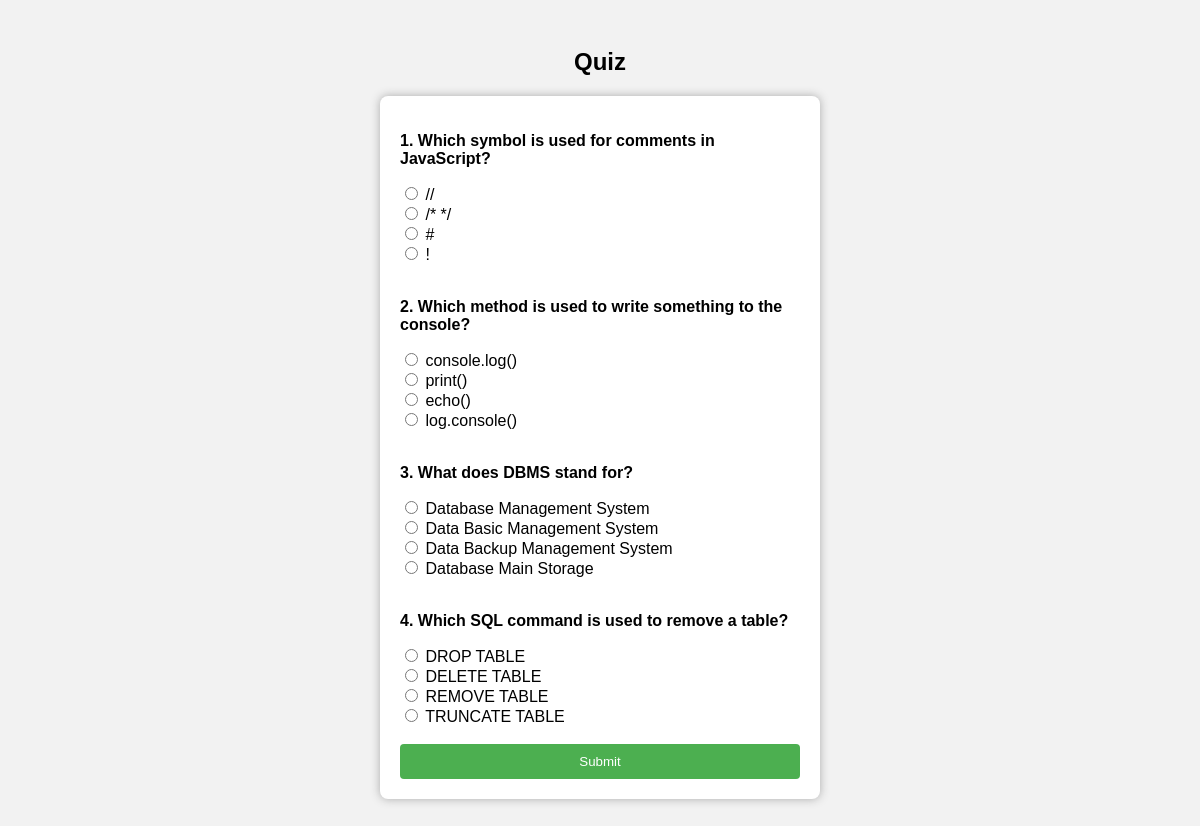
/quiz/3 (signed in), run on the app's committed database.
### tables this page shows
CREATE TABLE questions (
    id INTEGER PRIMARY KEY AUTOINCREMENT,
    question TEXT,
    option1 TEXT,
    option2 TEXT,
    option3 TEXT,
    option4 TEXT,
    correct_option TEXT,
    quiz_id INTEGER,
    FOREIGN KEY (quiz_id) REFERENCES quizzes(id)
);

### app.py (the view, shortened to what this page needs)
@app.route('/quiz/<int:quiz_id>', methods=['GET', 'POST'])
def quiz(quiz_id):
    if 'user_id' not in session:
        return redirect(url_for('login'))
    db = get_db()
    questions = db.execute("SELECT * FROM questions WHERE quiz_id=?", (quiz_id,)).fetchall()
    return render_template('quiz.html', questions=questions)

### app.py (called while the page is built)
def get_db():
    db = getattr(g, '_database', None)
    if db is None:
        db = g._database = sqlite3.connect(DATABASE)
        db.row_factory = sqlite3.Row
    return db

@app.teardown_appcontext
def close_connection(exception):
    db = getattr(g, '_database', None)
    if db is not None:
        db.close()

### templates/quiz.html (shortened to what this page needs)
<!DOCTYPE html>
<html>
<head>
    <link rel="stylesheet" href="/static/style.css">
</head>
<body>
<h2>Quiz</h2>
<form method="post">
{% for q in questions %}
  <div class="question">
    <p><b>{{ loop.index }}. {{ q['question'] }}</b></p>
    <label><input type="radio" name="{{ q['id'] }}" value="1"> {{ q['option1'] }}</label><br>
    <label><input type="radio" name="{{ q['id'] }}" value="2"> {{ q['option2'] }}</label><br>
    <label><input type="radio" name="{{ q['id'] }}" value="3"> {{ q['option3'] }}</label><br>
    <label><input type="radio" name="{{ q['id'] }}" value="4"> {{ q['option4'] }}</label><br><br>
  </div>
{% endfor %}
<button type="submit">Submit</button>
</form>
</body>
</html>

### static/style.css (style rules this page uses)
body { font-family: Arial, sans-serif; background-color: #f2f2f2; padding: 20px; }
h2, h3 { text-align: center; }
form { width: 400px; margin: 0 auto; padding: 20px; background-color: white; border-radius: 8px; box-shadow: 0px 0px 10px #aaa; }
button { background-color: #4CAF50; color: white; padding: 10px; width: 100%; border: none; border-radius: 4px; cursor: pointer; }

### data on the page
questions: question "Which symbol is used for comments in JavaScript?", option1 "//", option2 "/* */", option3 "#", option4 "!"
questions: question "Which method is used to write something to the console?", option1 "console.log()", option2 "print()", option3 "echo()", option4 "log.console()"
questions: question "What does DBMS stand for?", option1 "Database Management System", option2 "Data Basic Management System", option3 "Data Backup Management System", option4 "Database Main Storage"
questions: question "Which SQL command is used to remove a table?", option1 "DROP TABLE", option2 "DELETE TABLE", option3 "REMOVE TABLE", option4 "TRUNCATE TABLE"
